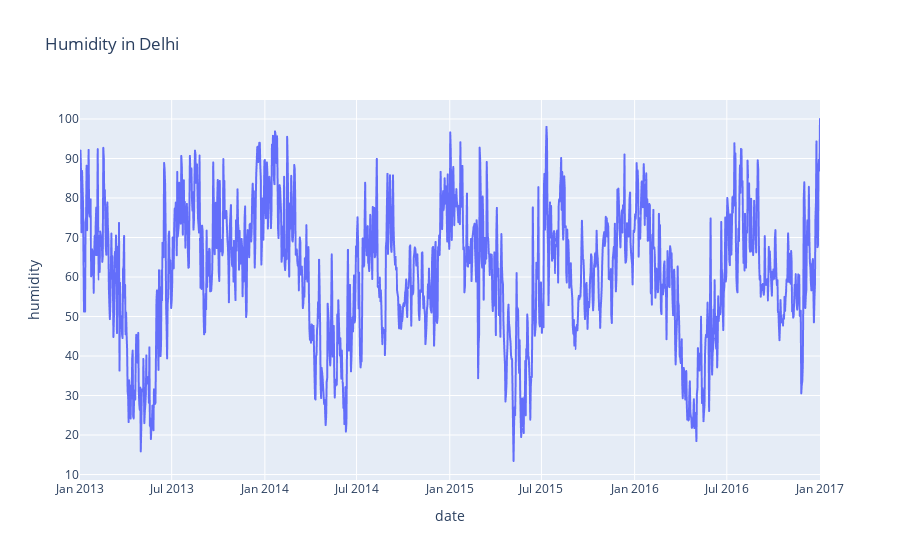

This figure's notebook cell:
### Code cell
figure = px.line(data, x = "date", y = "humidity", title="Humidity in Delhi")
figure.show()

### Figure 1 — Plotly figure (JSON) as saved in the notebook; plotly's stock layout.template omitted (floating-point values rounded to 4 significant figures; data arrays with more than 128 entries replaced by an {"elided": "..."} marker saying what was removed)
{"data": [{"hovertemplate": "date=%{x}<br>humidity=%{y}<extra></extra>", "legendgroup": "", "line": {"color": "#636efa", "dash": "solid"}, "marker": {"symbol": "circle"}, "mode": "lines", "name": "", "showlegend": false, "type": "scattergl", "x": {"elided": "1462 str values"}, "xaxis": "x", "y": {"elided": "1462 float values"}, "yaxis": "y"}], "layout": {"legend": {"tracegroupgap": 0}, "title": {"text": "Humidity in Delhi"}, "xaxis": {"anchor": "y", "domain": [0, 1], "title": {"text": "date"}}, "yaxis": {"anchor": "x", "domain": [0, 1], "title": {"text": "humidity"}}}}
